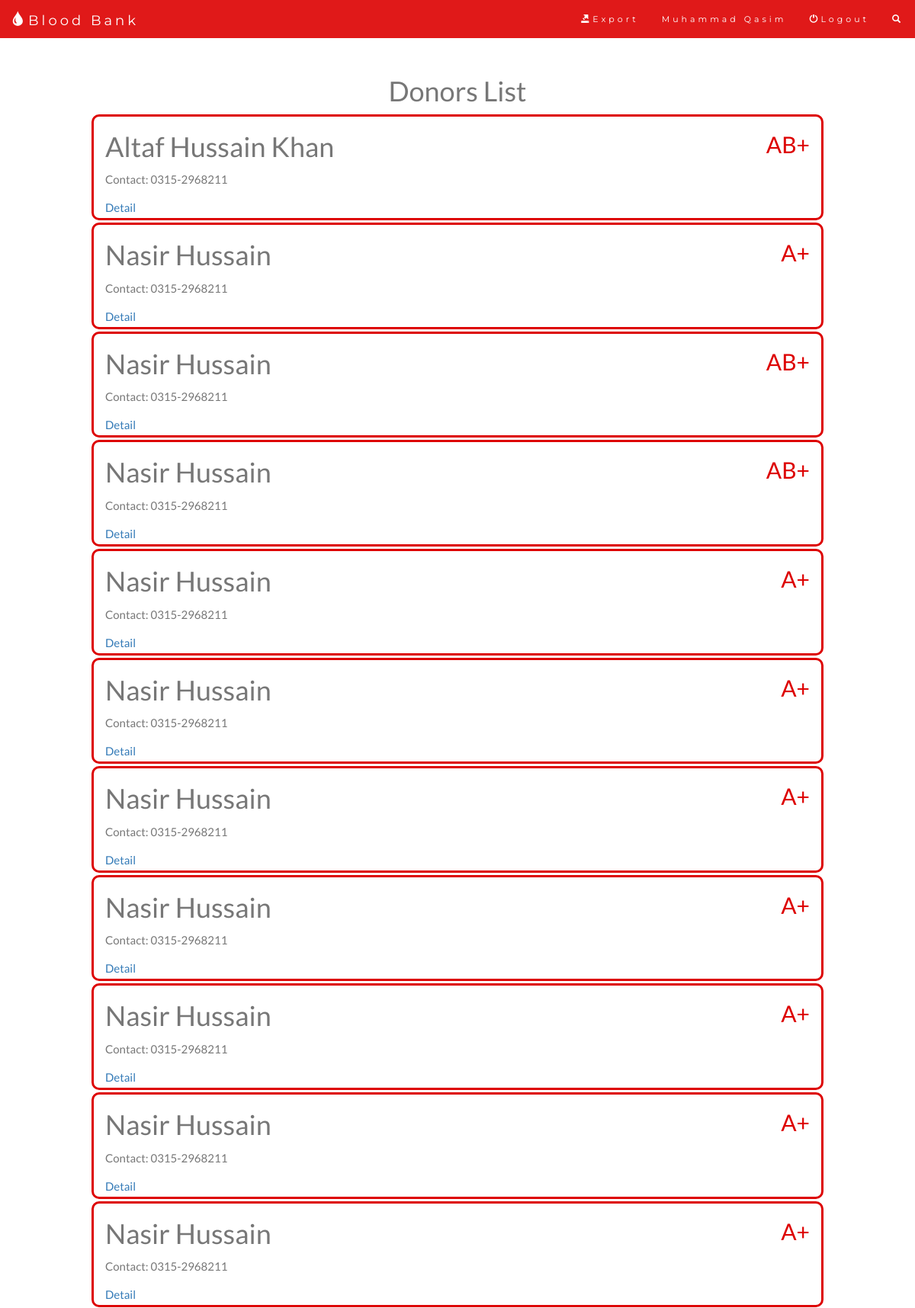
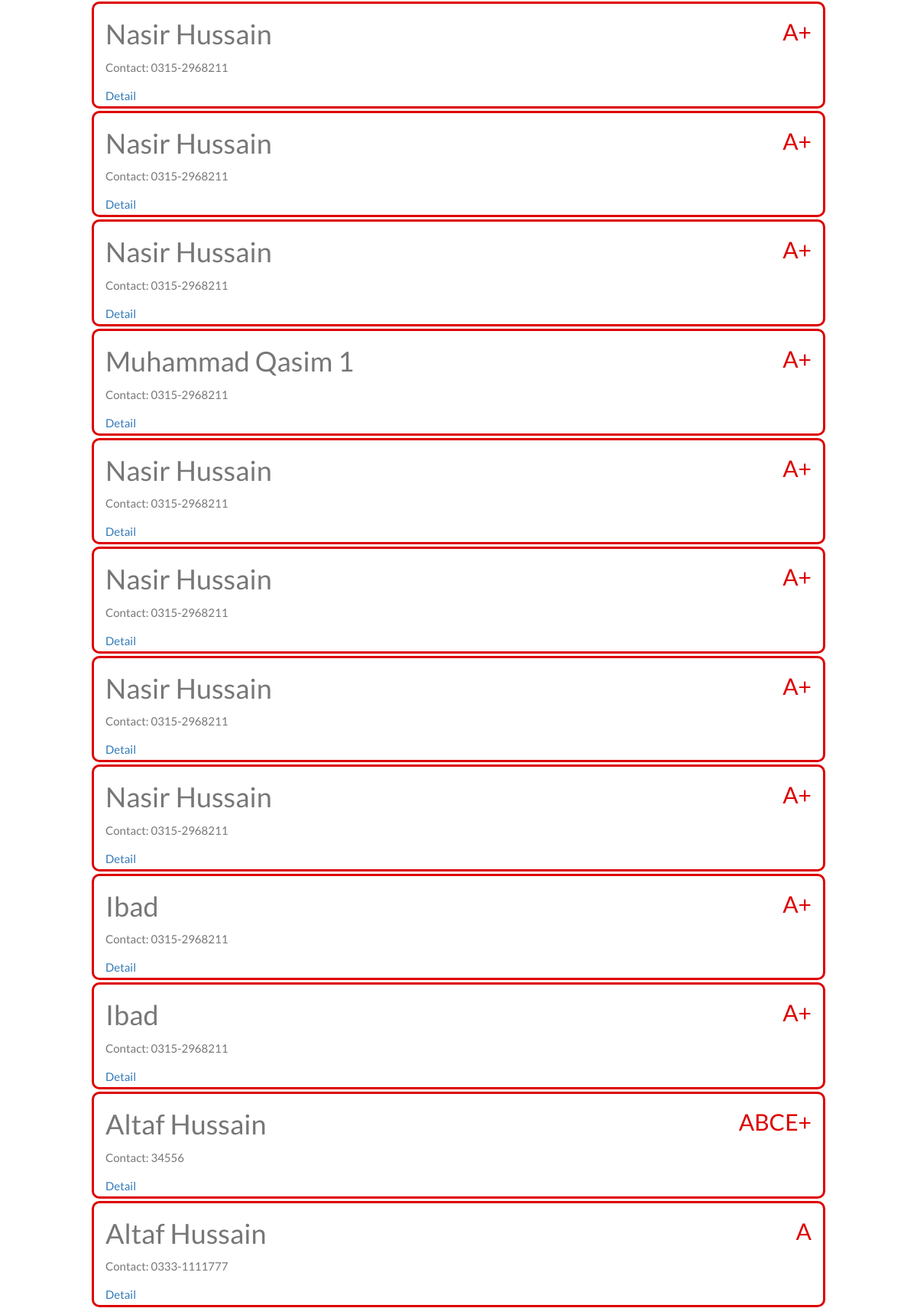
Page /bloodbank/ (signed in, upper part) on the committed database (2 pictures, top to bottom).
### bloodbank/models.py (models this page shows)
class Donors(models.Model):
    name=models.CharField(max_length=255)
    contact=models.CharField(max_length=255)
    city=models.CharField(max_length=255)
    bloodGroup=models.CharField(max_length=255)
    donor=models.BooleanField(default=False)
    email=models.CharField(max_length=255)
    password=models.CharField(max_length=255)

### bloodbank/views.py (the view)
def index(request):
    if 'name' not in request.session:
        user = ""
    else:
        user = request.session['name']
    all_donors=Donors.objects.all().order_by('-pk')
    return render(request,'bloodbank/index.html',{'all_donors': all_donors,'user':user})

### bloodbank/templates/bloodbank/index.html (shortened to what this page needs)
<!DOCTYPE html>
<html lang="en">
<head>
{% load staticfiles %}
  <link rel="stylesheet" href="https://maxcdn.bootstrapcdn.com/bootstrap/3.3.7/css/bootstrap.min.css">
</head>
<body id="myPage" data-spy="scroll" data-target=".navbar" data-offset="50">
<nav class="navbar navbar-default navbar-fixed-top">
  <div class="container-fluid">
    <div class="navbar-header">
      <a class="navbar-brand" href="#"><i class="glyphicon glyphicon-tint"> </i>Blood Bank</a>
    </div>
    <div class="collapse navbar-collapse" id="myNavbar">
      <ul class="nav navbar-nav navbar-right">
              {% if user != "" %}
                  <li><a href="http://127.0.0.1:8000/bloodbank/export/"><i class="glyphicon glyphicon-export"></i>Export</a></li>
                  <li><a href="#">{{ user }}</a></li>
                  <li><a href="http://127.0.0.1:8000/bloodbank/logout"><i class="glyphicon glyphicon-off"></i>Logout</a><li>
              {% endif %}
        <li><a href="#"><span class="glyphicon glyphicon-search"></span></a></li>
      </ul>
    </div>
  </div>
</nav>
<div class="container">
    <div class="row">
<h1 class="text-center">Donors List</h1>
    {% for donor in all_donors %}
        {% if user != "" %}
            <div class="col-xs-12" style="border:solid 3px #dd0000; margin-bottom: 3px; border-radius:10px;">
            <h1 style="float: left;">{{ donor.name }}</h1>
            <h2 style="color:#dd0000; float: right;">{{ donor.bloodGroup }}</h2>
            <br style="clear: both;">
            <p>Contact: {{ donor.contact }}</p>
            <a href="http://127.0.0.1:8000/bloodbank/details/{{ donor.pk}}">Detail</a>
            <br style="clear:both !important;">
            </div>
        {% else %}
            <div class="col-md-12" style="border:solid 3px #dd0000; margin-bottom: 3px; border-radius:10px;">
            <h1 style="float: left;">{{ donor.name }}</h1>
            <h2 style="color:#dd0000; float: right;">{{ donor.bloodGroup }}</h2>
            <br style="clear:both !important;">
            </div>
        {% endif %}
    {% endfor %}
</div>
</div>
</body>
</html>

### bloodbank/templates/bloodbank/index.html (style rules this page uses)
body { font: 400 15px/1.8 Lato, sans-serif; color: #777; }
.container { padding: 80px 120px; }
.navbar { font-family: Montserrat, sans-serif; margin-bottom: 0; background-color: #dd0000; border: 0; font-size: 11px !important; letter-spacing: 4px; opacity: 0.9; }
.navbar li a, .navbar .navbar-brand { color: #ffffff !important; }

### rows in the picture
Donors: name "Altaf Hussain Khan", bloodGroup "AB+", contact "0315-2968211"
Donors: name "Nasir Hussain", bloodGroup "A+", contact "0315-2968211"
Donors: name "Nasir Hussain", bloodGroup "AB+", contact "0315-2968211"
Donors: name "Nasir Hussain", bloodGroup "AB+", contact "0315-2968211"
Donors: name "Nasir Hussain", bloodGroup "A+", contact "0315-2968211"
Donors: name "Nasir Hussain", bloodGroup "A+", contact "0315-2968211"
Donors: name "Nasir Hussain", bloodGroup "A+", contact "0315-2968211"
Donors: name "Nasir Hussain", bloodGroup "A+", contact "0315-2968211"
Donors: name "Nasir Hussain", bloodGroup "A+", contact "0315-2968211"
Donors: name "Nasir Hussain", bloodGroup "A+", contact "0315-2968211"
Donors: name "Nasir Hussain", bloodGroup "A+", contact "0315-2968211"
Donors: name "Nasir Hussain", bloodGroup "A+", contact "0315-2968211"
Donors: name "Nasir Hussain", bloodGroup "A+", contact "0315-2968211"
Donors: name "Nasir Hussain", bloodGroup "A+", contact "0315-2968211"
Donors: name "Muhammad Qasim 1", bloodGroup "A+", contact "0315-2968211"
Donors: name "Nasir Hussain", bloodGroup "A+", contact "0315-2968211"
Donors: name "Nasir Hussain", bloodGroup "A+", contact "0315-2968211"
Donors: name "Nasir Hussain", bloodGroup "A+", contact "0315-2968211"
Donors: name "Nasir Hussain", bloodGroup "A+", contact "0315-2968211"
Donors: name "Ibad", bloodGroup "A+", contact "0315-2968211"
Donors: name "Ibad", bloodGroup "A+", contact "0315-2968211"
Donors: name "Altaf Hussain", bloodGroup "ABCE+", contact "34556"
Donors: name "Altaf Hussain", bloodGroup "A", contact "0333-1111777"

### other values in the picture
{{ user }} "Muhammad Qasim"
